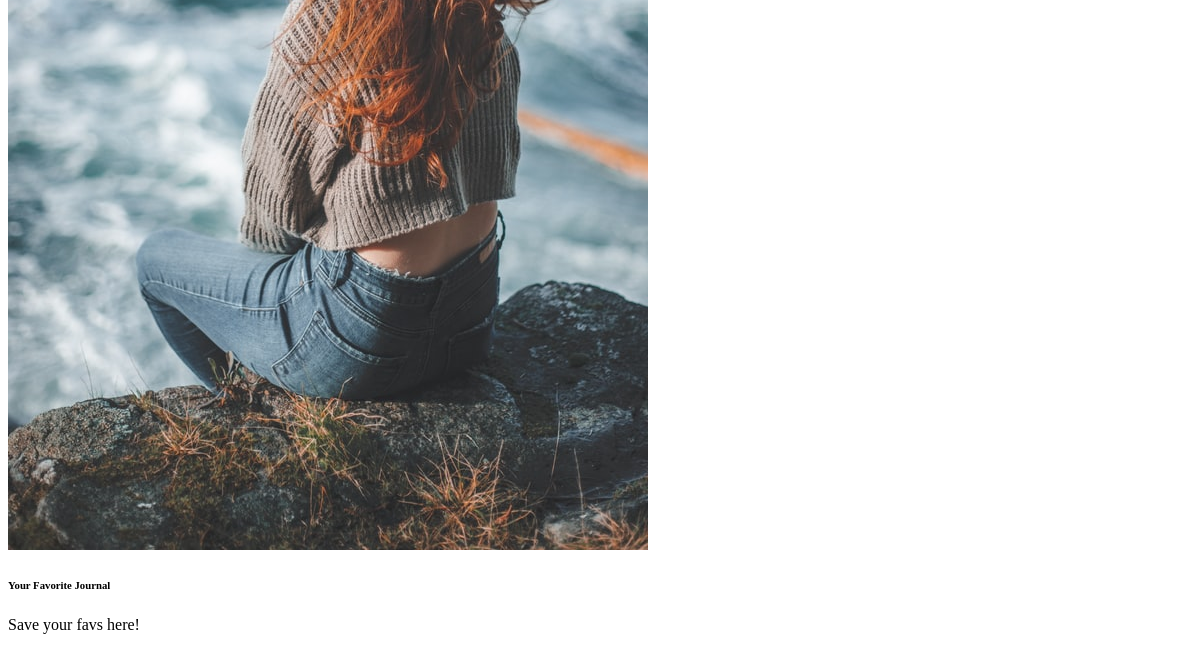
The app's page /user (signed in, lower part), older data.
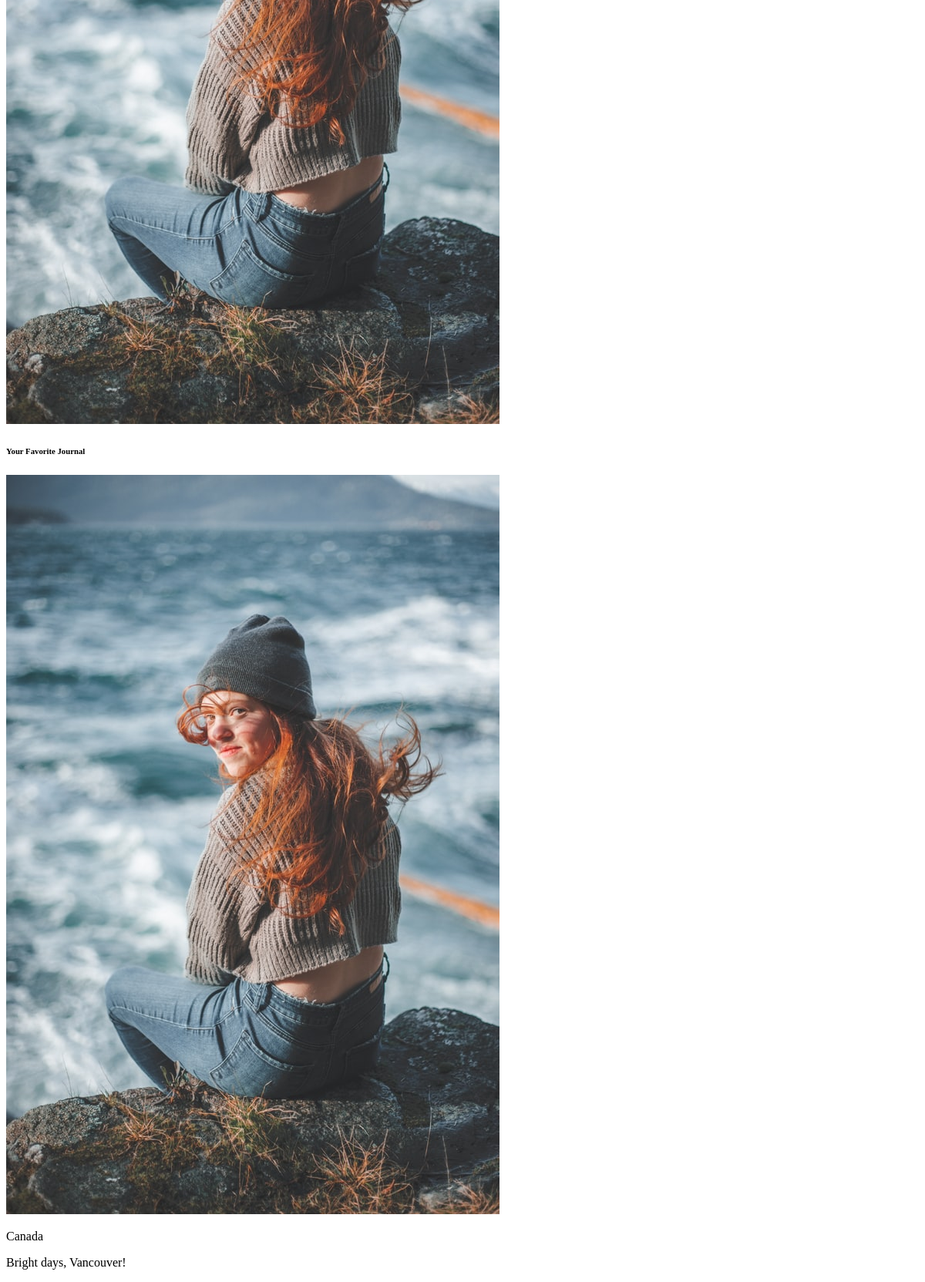
The same page, newer data.
### flaskr/models.py (models this page shows, shortened)
class Journal(db.Model):
    __tablename__ = 'journals'
    id = db.Column(db.Integer, primary_key=True)
    from_user_id = db.Column(
        db.Integer, db.ForeignKey('users.id'), index=True
    )
    start_date = db.Column(db.DateTime, default=datetime.strftime(datetime.today(), '%Y/%m/%d'))
    end_date = db.Column(db.DateTime, default=datetime.strftime(datetime.today(), '%Y/%m/%d'))
    country = db.Column(db.String(128))
    city = db.Column(db.String(128))
    title = db.Column(db.String(128))
    comment = db.Column(db.Text)
    picture_path = db.Column(db.Text)

### flaskr/user/views.py (the view, shortened to what this page needs)
@user_bp.route('', methods=['GET', 'POST'])
@login_required
def user():
    journals = Journal.query.all()
    like_journals = LikeJournal.query.all()
    form = UserForm(request.form)
    return render_template('user/user.html', like_journals=like_journals, journals=journals, form=form)

### flaskr/models.py (called while the page is built)
@login_manager.user_loader
def load_user(user_id):
    return User.query.get(user_id)

### flaskr/templates/user/user.html (shortened to what this page needs)
{% from "/_formhelpers.html" import render_field %}
{% extends "/base.html" %}
{% block content %}
<div class="base-style">
        <div class="user-style">
            {% if current_user.is_authenticated %}
            <div class="white-style">
                <div class="w-full text-center">
                    {% if current_user.is_authenticated %}
                    {% for journal in journals %}
                        {% if current_user.id == journal.from_user_id %}
                        <img src="{{ url_for('static', filename=journal.picture_path) }}" class="transform-scale shadow-lg">
                        {% endif %}
                    {% endfor %}
                    {% endif %}
                    <h6 class="mt-8 lg:mt-16">
                        Your Favorite Journal
                    </h6>
                    <div class="wrap-style">
                    {% set isLiked = {'isLiked':False} %}
                    {% for like_journal in like_journals %}
                        {% for journal in journals %}
                        {% if like_journal.from_user_id == current_user.id and like_journal.to_journal_id == journal.id %}
                        <div class="img-size">
                            <a href="{{ url_for('journal.journal', _anchor=journal.title) }}">
                                <img src="{{ url_for('static', filename=journal.picture_path) }}" class="transform-scale shadow-lg">
                            </a>
                            <p class="small font-semibold mt-2">{{ journal.country }}</p>
                            <p class="small mt-1">{{ journal.title }}</p>
                        </div>
                        {% endif %}
                        {% endfor %}
                    {% endfor %}
                    {% if not isLiked.isLiked %}
                        <p class="mt-2">
                            Save your favs here!
                        </p>
                    {% endif %}
                    </div>
                </div>
            </div>
            {% else %}
            <p>Login or Sign up</p>
            {% endif %}
        </div>
    </div>
{% endblock %}

### flaskr/templates/base.html (shortened to what this page needs)
<!DOCTYPE html>
<html lang="en">
<head prefix="og:http://ogp.me/ns#">
    <link rel="stylesheet" href="/static/css/public/style.css">
</head>
<body class="bg-gray-100" id="top">
    {% block content %}{% endblock %}
</body>
</html>

Row changes from the older to the newer data that the page shows:
added LikeJournal: Journal (picture_path (picture), country "Canada", title "Bright days, Vancouver!")
Text that changed along with them:
text no longer shown: "Save your favs here!"
